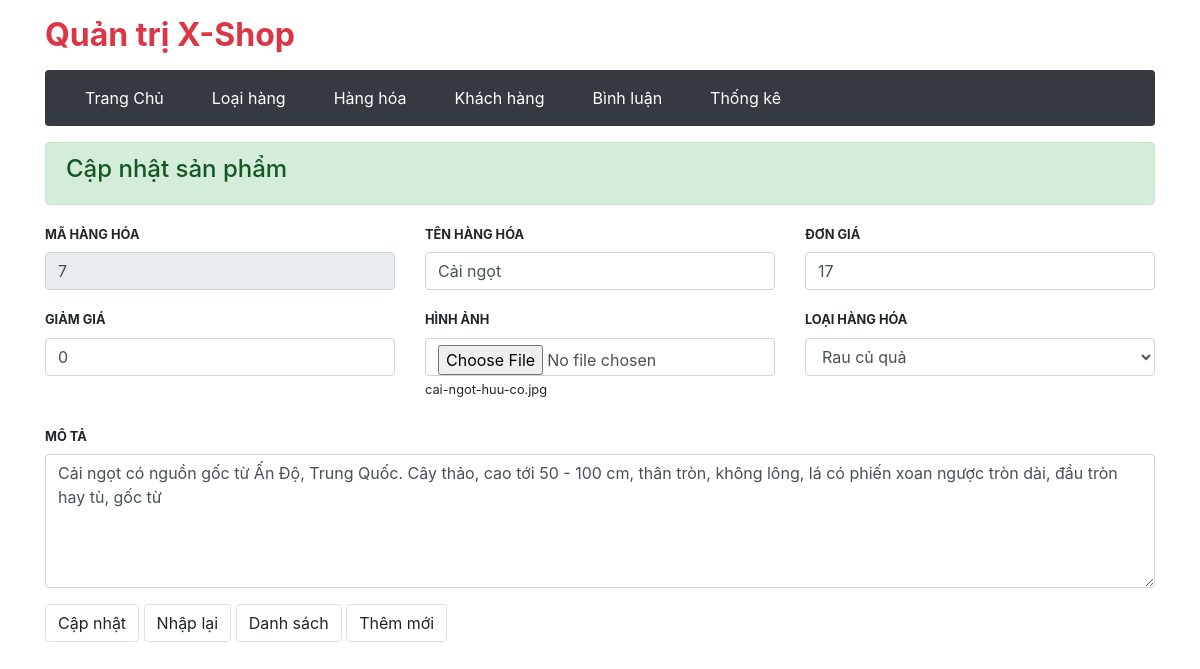
Page /admin/product/index.php?btn-edit&ma_hh=7 (signed in) on the committed database.
### tables this page shows
CREATE TABLE `hang_hoa` (
  `ma_hh` int(11) NOT NULL,
  `ten_hh` varchar(60) NOT NULL,
  `don_gia` float NOT NULL,
  `giam_gia` float NOT NULL,
  `hinh` varchar(50) NOT NULL,
  `ma_loai` int(11) NOT NULL,
  `so_luot_xem` int(11) NOT NULL,
  `ngay_nhap` date NOT NULL,
  `mo_ta` varchar(200) NOT NULL
);

### admin/product/index.php (called while the page is built, shortened)
<?php
    require '../../gobal.php';
    require '../../dao/functionTitle.php';
    require '../../dao/functionProduct.php';
    $items = selectTitle();
    extract($_REQUEST);
    if(array_key_exists('btn-insert', $_REQUEST)){
        $hinh = save_file("hinh", "$IMAGE_DIR");
        $ngay_nhap = date('Y-m-d');
        $so_luot_xem = '0';
        insertProduct($ten_hh, $don_gia, $giam_gia, $hinh, $ma_loai, $so_luot_xem, $ngay_nhap, $mo_ta);
        $view_name = 'addProduct.php';
        $MESSAGE = 'Thêm hàng hóa thành công';
    }
    else if(array_key_exists('btn-list', $_REQUEST)){
        $items = selectProducts();
        $view_name = 'productsList.php';
    }
    else if(array_key_exists('btn-delete', $_REQUEST)){
        deleteProducts($ma_hh);
        $items = selectProducts();
        $view_name = 'productsList.php';
        $MESSAGE = 'Xóa thành công !';
    }
    else if(array_key_exists('btn-edit', $_REQUEST)){
        $itemFetch = selectProductsId($ma_hh);
    }
    require "../layout.php";

### dao/functionProduct.php (called while the page is built, shortened)
<?php
    require_once 'database.php';
    function selectProductsId($ma_hh)
    {
        global $conn;
        $select = "SELECT * FROM hang_hoa WHERE ma_hh = '$ma_hh'";
        $products = $conn->query($select);
        return $products->fetch();
    }

### dao/functionTitle.php (called while the page is built, shortened)
<?php
    require_once 'database.php';
    function selectTitle(){
        global $conn;
        $select = "SELECT * FROM loai";
        return $conn->query($select);
    }

### gobal.php (called while the page is built, shortened)
<?php
    $ROOT_URL = "/khanhnpd02983_AS-DAM";
    $ADMIN_URL = "$ROOT_URL/admin";
?>

### admin/product/editProduct.php (the view, shortened to what this page needs)
<div class="alert alert-success mt-3">
    <h4>Cập nhật sản phẩm</h4>
</div>
<form action="index.php" method="post" enctype="multipart/form-data">
    <div class="row">
        <div class="form-group col-sm-4">
            <label for="" class="font-weight-bold small">MÃ HÀNG HÓA</label>
            <input type="text" readonly class="form-control" name="ma_hh" value="<?=$itemFetch['ma_hh']?>">
        </div>
        <div class="form-group col-sm-4">
            <label for="" class="font-weight-bold small">TÊN HÀNG HÓA</label>
            <input type="text" class="form-control" name="ten_hh" value="<?=$itemFetch['ten_hh']?>">
        </div>
        <div class="form-group col-sm-4">
            <label for="" class="font-weight-bold small">ĐƠN GIÁ</label>
            <input type="text" class="form-control" name="don_gia" value="<?=$itemFetch['don_gia']?>">
        </div>
    </div>
    <div class="row">
        <div class="form-group col-sm-4">
            <label for="" class="font-weight-bold small">GIẢM GIÁ</label>
            <input type="text" class="form-control" name="giam_gia" value="<?=$itemFetch['giam_gia']?>">
        </div>
        <div class="form-group col-sm-4">
            <label for="" class="font-weight-bold small">HÌNH ẢNH</label>
            <input type="file" class="form-control" name="hinh">
            <label for="" class="small"><?=$itemFetch['hinh']?></label>
        </div>
        <div class="form-group col-sm-4">
            <label for="" class="font-weight-bold small">LOẠI HÀNG HÓA</label>
            <select name="ma_loai" class="form-control">
                <?php foreach($items as $item) : ?>
                    <option value="<?=$item['ma_loai']?>"><?=$item['ten_loai']?></option>
                <?php endforeach ?>
            </select>
        </div>
    </div>
    <div class="row">
        <div class="form-group col-12">
            <label for="" class="font-weight-bold small">MÔ TẢ</label>
            <textarea name="mo_ta"  cols="30" rows="5" class="form-control" name="mo_ta"><?=$itemFetch['mo_ta']?></textarea>
        </div>
    </div>
    <div class="form-group">
        <button name="btn-update" class="btn btn-default border">Cập nhật</button>
        <input type="reset" value="Nhập lại" class="btn btn-default border">
        <a href="<?=$ADMIN_URL?>/product?btn-list" class="btn btn-default border">Danh sách</a>
        <a href="<?=$ADMIN_URL?>/product" class="btn btn-default border">Thêm mới</a>
    </div>
</form>

### rows in the picture
hang_hoa: ma_hh "7", ten_hh "Cải ngọt", don_gia "17", giam_gia "0", hinh "cai-ngot-huu-co.jpg", mo_ta "Cải ngọt có nguồn gốc từ Ấn Độ, Trung Quốc. Cây thảo, cao tới 50 - 100 cm, thân tròn, không lông, lá có phiến xoan ngược tròn dài, đầu tròn hay tù, gốc từ"

### other values in the picture
form field ma_loai "Rau củ quả"
